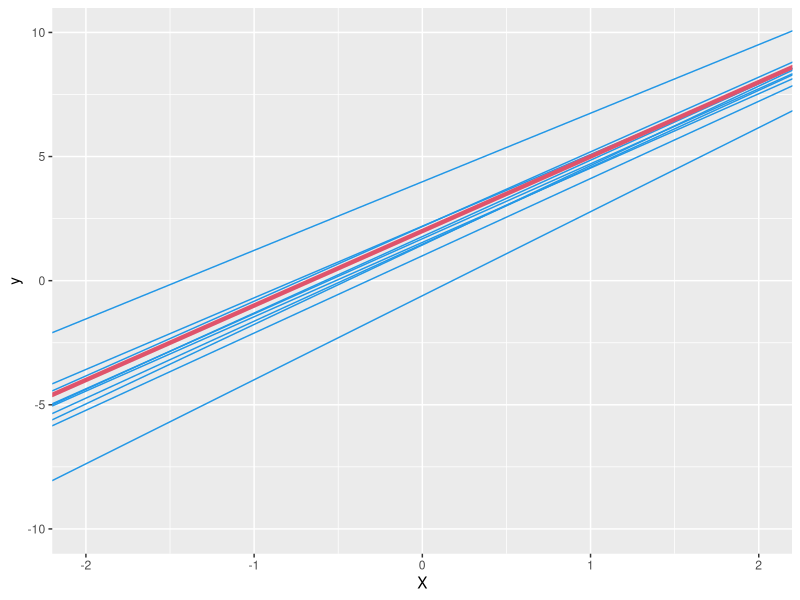
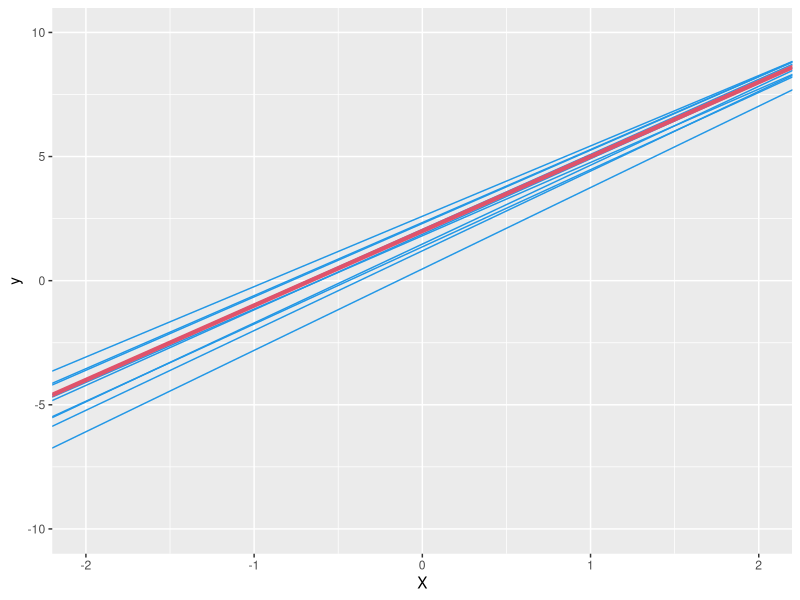
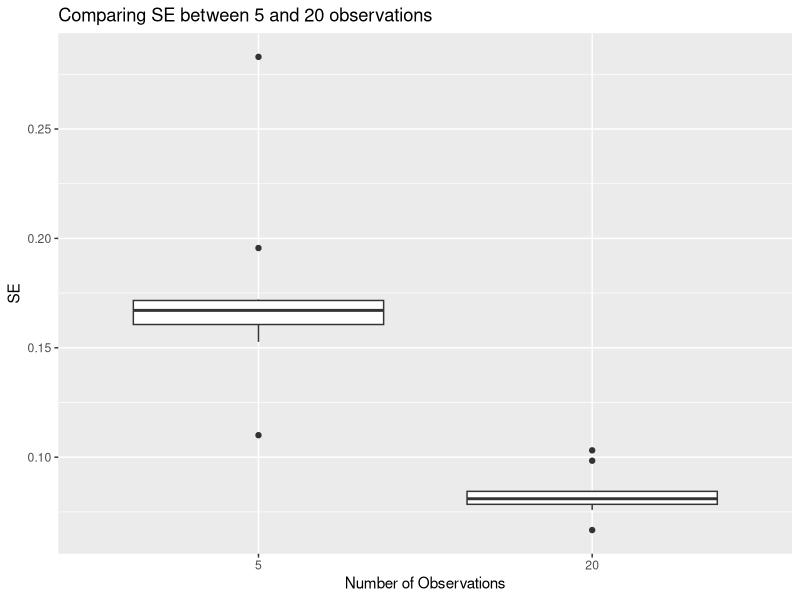
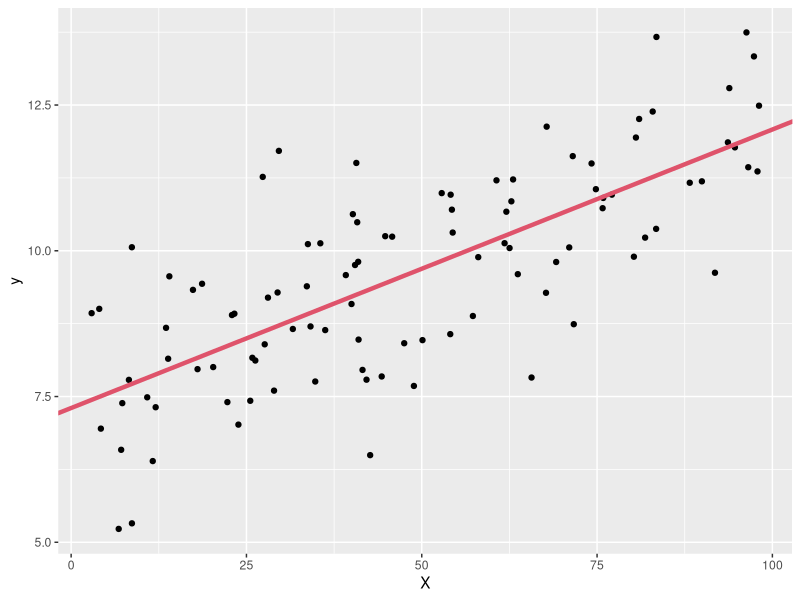
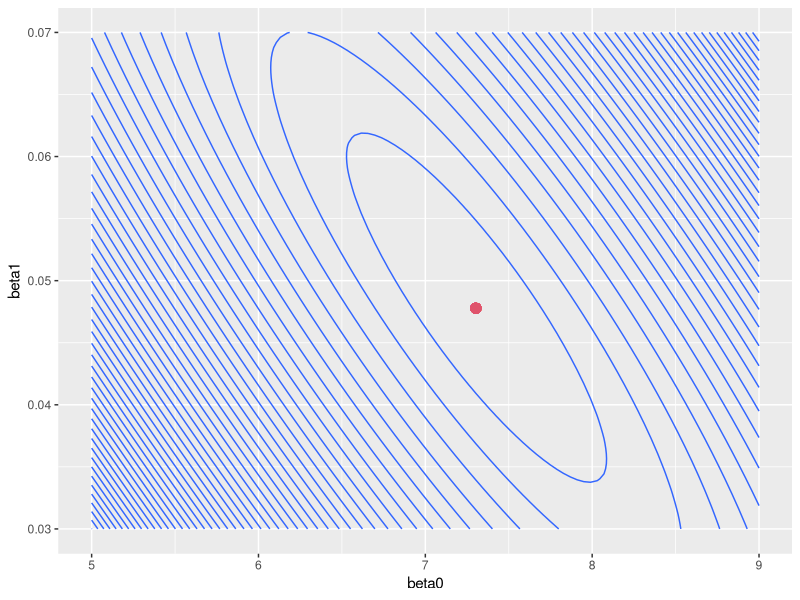
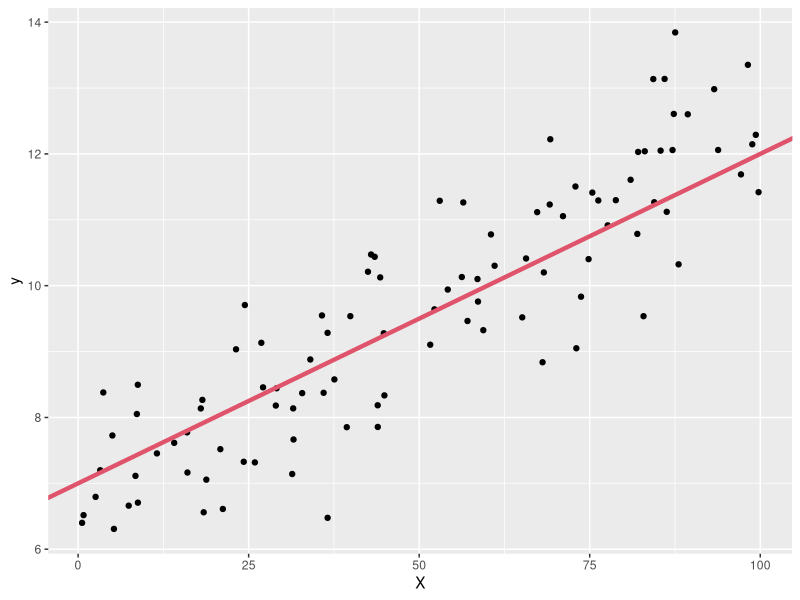
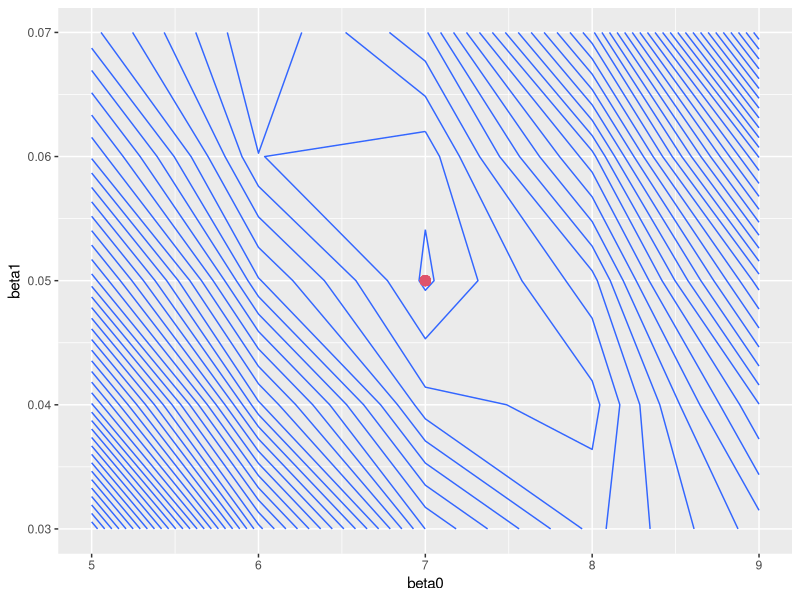

The R source for these figures, in order:
## ---- chunk 1
knitr::opts_chunk$set(echo = TRUE, warning=FALSE)
## ---- chunk 2
library(ggplot2)
library(magrittr)
library(tidyr)
## ---- chunk 3
Eq3.4 <- function(X, y){
  
  # Equations to estimate beta0 and beta1
  beta1 = sum((X-mean(X))*(y-mean(y))) / sum((X-mean(X))^2)
  beta0 = mean(y) - beta1*mean(X)
  
  return(list(beta0, beta1))
}
## ---- chunk 4

Experiment <- function(N.Obs, N.Exp, X.min, X.max, epsilon.mu, epsilon.sd){
  
  beta0 <- beta1 <- 0
  beta0_lm <- beta1_lm <- 0
  SE_beta1 <- 0
  
  for (i in 1:N.Exp){
    X = runif(N.Obs, min = X.min, max = X.max)
    epsilon = rnorm(N.Obs, mean = epsilon.mu, sd = epsilon.sd)
    y = 2 + 3*X + epsilon
    
#    n.exp = i*rep(N.Obs, 1)
    
#    data.points <- rbind(data.points, data.frame(n.exp, X, y))
    
    coeff <- Eq3.4(X, y)
    beta0[i] <- coeff[[1]]
    beta1[i] <- coeff[[2]]
    
    SE_beta1[i] <- sqrt(epsilon.sd^2 / sum((X-mean(X))^2) )
    
    fit.lm <- lm(y~X)
    beta0_lm[i] <- fit.lm$coefficients[1]
    beta1_lm[i] <- fit.lm$coefficients[2]
  }
  

  return(data.frame(beta0, beta1,beta0_lm, beta1_lm, SE_beta1))
}
## ---- chunk 5
Visualize <- function(Coeff.df){
  # data.points = data.frame(X, y)
  ggplot() +
    geom_abline(data = Coeff.df, aes(slope=beta1 , intercept=beta0), col=4) +
    geom_abline(aes(slope = 3, intercept = 2), size=1.5, col=2) +
    scale_x_continuous(name="X", limits=c(-2,2)) +
    scale_y_continuous(name="y", limits=c(-10,10))
    # geom_point(data.points, aes(X,y, col = n.exp))
    
}
## ---- chunk 6
N.Exp = 10
N.Obs = 5
X.min = 0
X.max = 10
epsilon.mu = 0
epsilon.sd = 1
## ---- chunk 7
Coeff.df <- Experiment(N.Obs, N.Exp, X.min, X.max, epsilon.mu, epsilon.sd)

Coeff.df
## ---- chunk 8
Visualize(Coeff.df)
## ---- chunk 9
N.Exp = 10
N.Obs = 20
X.min = 0
X.max = 10
epsilon.mu = 0
epsilon.sd = 1
## ---- chunk 10
Coeff.df <- Experiment(N.Obs, N.Exp, X.min, X.max, epsilon.mu, epsilon.sd)
Coeff.df
## ---- chunk 11
Visualize(Coeff.df)
## ---- chunk 12
SE.5 <- Experiment(N.Obs=5, N.Exp, X.min, X.max, epsilon.mu, epsilon.sd)$SE_beta1
SE.20<- Experiment(N.Obs=20, N.Exp, X.min, X.max, epsilon.mu, epsilon.sd)$SE_beta1

SE.df <- data.frame(SE.5, SE.20) %>%
  `colnames<-` (c(5,20)) %>%
  pivot_longer(cols=1:2, names_to = "N.Obs", values_to = 'SE')
## ---- chunk 13

ggplot(SE.df, aes(x = N.Obs, y = SE)) +
geom_boxplot() +
scale_x_discrete(limits = rev) +
labs(
title = "Comparing SE between 5 and 20 observations",
x = 'Number of Observations',
y = 'SE'
)

## ---- chunk 14
t.test(SE.5, SE.20, alternative = "two.sided", var.equal = F)
## ---- chunk 15

RSS_func <- function(b0, b1, X, y){
  y_hat = b0 + b1*X
  RSS = sum( ( y-y_hat )^2 )
  
  return(RSS)
}

## ---- chunk 16
i <- 0

N.Obs = 100
X = runif(N.Obs, min = 0, max = 100)
epsilon = rnorm(N.Obs, mean = 0, sd = 1)
#y = 2 + 3*X + epsilon
y = 7.0 + .05*X + epsilon

beta1 <- beta0 <- 0
RSS <- 0

for (bet0 in seq(5,9,length.out=100)){
  for (bet1 in seq(.03,.07,length.out=100)){
    i <- i+1
    beta0[i] <- bet0
    beta1[i] <- bet1
    RSS[i]   <- RSS_func(bet0, bet1, X, y)
  }
}

beta0.opt <- beta0[RSS==min(RSS)]
beta1.opt <- beta1[RSS==min(RSS)]

## ---- chunk 17
datapoints = data.frame(X,y)
ggplot(datapoints, aes(X, y))+
  geom_point() +
  geom_abline(aes(slope = beta1.opt, intercept=beta0.opt), color = 2, size = 1.5)
## ---- chunk 18
df.RSS = data.frame(beta0, beta1, RSS)
var.opt = data.frame(beta0.opt, beta1.opt)

ggplot(df.RSS, aes(beta0, beta1, z=RSS)) +
  geom_contour(bins = 50) +
  geom_point(aes(x = beta0.opt, y = beta1.opt), color=2, size=3)
## ---- chunk 19
fit = lm(y~X)

beta0.lm = fit$coefficients[1]
beta1.lm = fit$coefficients[2]

data.frame(beta0.opt, beta1.opt, beta0.lm, beta1.lm)
## ---- chunk 20
i <- 0

N.Obs = 100
X = runif(N.Obs, min = 0, max = 100)
epsilon = rnorm(N.Obs, mean = 0, sd = 1)
#y = 2 + 3*X + epsilon
y = 7.0 + .05*X + epsilon

beta1 <- beta0 <- 0
RSS <- 0

for (bet0 in seq(5,9,length.out=5)){
  for (bet1 in seq(.03,.07,length.out=5)){
    i <- i+1
    beta0[i] <- bet0
    beta1[i] <- bet1
    RSS[i]   <- RSS_func(bet0, bet1, X, y)
  }
}

beta0.opt <- beta0[RSS==min(RSS)]
beta1.opt <- beta1[RSS==min(RSS)]

## ---- chunk 21
datapoints = data.frame(X,y)
ggplot(datapoints, aes(X, y))+
  geom_point() +
  geom_abline(aes(slope = beta1.opt, intercept=beta0.opt), color = 2, size = 1.5)
## ---- chunk 22
df.RSS = data.frame(beta0, beta1, RSS)
var.opt = data.frame(beta0.opt, beta1.opt)

ggplot(df.RSS, aes(beta0, beta1, z=RSS)) +
  geom_contour(bins = 50) +
  geom_point(aes(x = beta0.opt, y = beta1.opt), color=2, size=3)
## ---- chunk 23
fit = lm(y~X)

beta0.lm = fit$coefficients[1]
beta1.lm = fit$coefficients[2]

data.frame(beta0.opt, beta1.opt, beta0.lm, beta1.lm)
